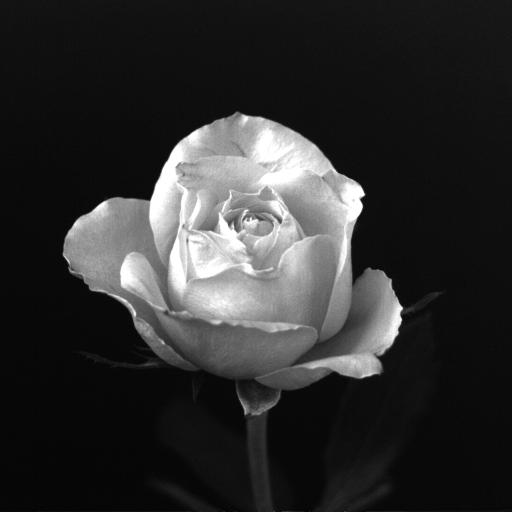
#> input picture rose_1024.tif, 1024 x 1024 px, found by its file name (shown at 1/2 size)
$ jupyter execute exercice02tp01.ipynb
#> lines starting #> are read from the running program, lines starting #| are printed output that depends on the picture
[cell 1]
import cv2
from google.colab.patches import cv2_imshow
import matplotlib.pyplot as plt

[cell 2]
image = cv2.imread('/content/rose_1024.tif', cv2.IMREAD_GRAYSCALE)
#> image is the input picture: shape (1024, 1024); min 0, max 255, mean 46.8
if image is not None:
    print("Dimensions de l'image : ", image.shape)
#| Dimensions de l'image :  (1024, 1024)
else:
    print("L'image n'a pas pu être chargée. Vérifiez le nom ou le chemin du fichier.")

[cell 3]
image.shape
#> Out = (1024, 1024)

[cell 4]
flipped_image = cv2.flip(image, 0)
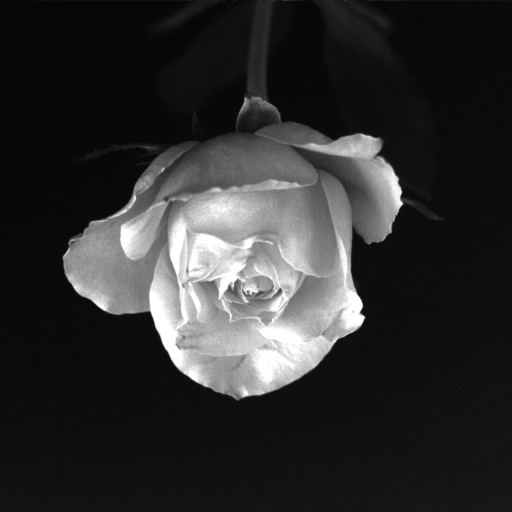
#> flipped_image: shape (1024, 1024) (shown at 1/2 size); min 0, max 255, mean 46.8
cv2_imshow(flipped_image)

[cell 5]
cropped_image = image[257:768, 257:768]
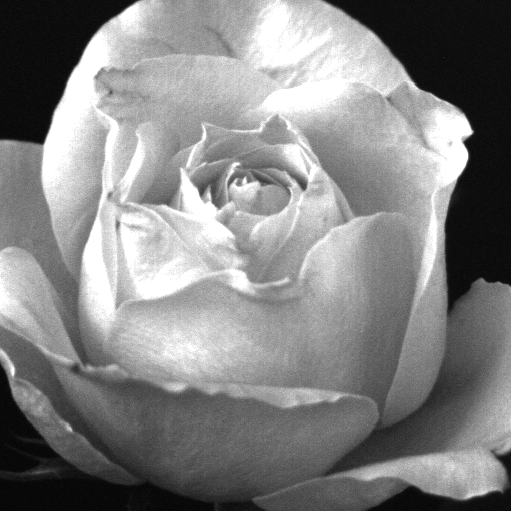
#> cropped_image: shape (511, 511); min 4, max 255, mean 131.6
cv2_imshow(cropped_image)

[cell 6]
resized_image = cv2.resize(image, (image.shape[1] // 2, image.shape[0] // 2))
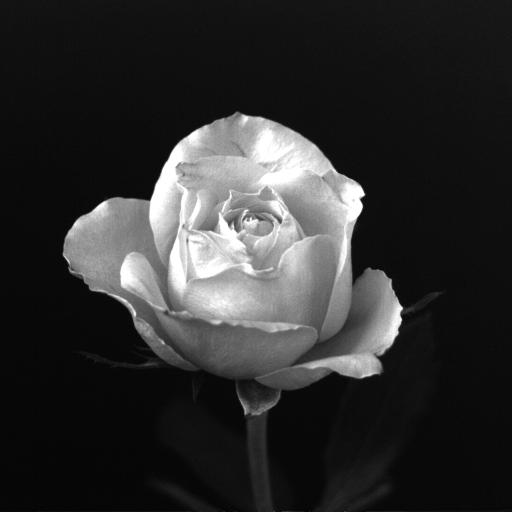
#> resized_image: shape (512, 512); min 3, max 255, mean 46.9
cv2_imshow(resized_image)

[cell 7]
middle_line = image[512, :]
#> middle_line = 1024 values, max 255 at index 341, min 5 at index 71, mean 103.9
plt.plot(middle_line)
plt.title("Profil de la ligne horizontale du milieu (512ème ligne)")
plt.xlabel("Position des pixels")
plt.ylabel("Intensité des pixels")
plt.show()
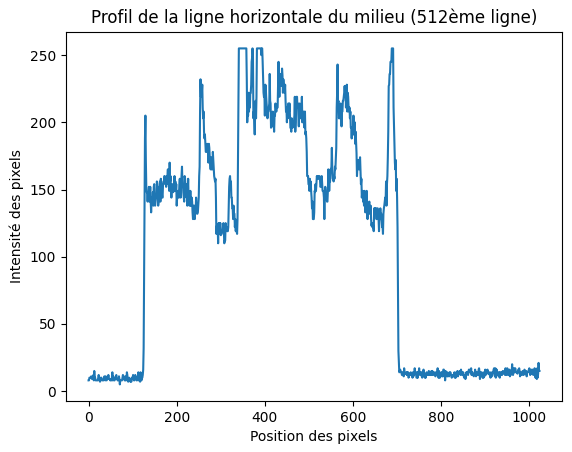
#> figure drawn by matplotlib, 1 panel; curve peaks at x = 341, y = 255
